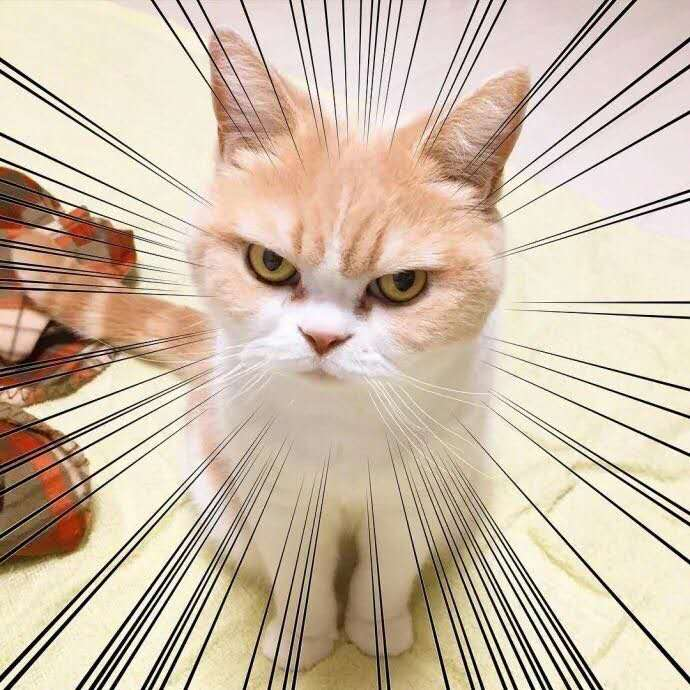
#> input picture CV Assignments/Week1/data/cat.jpg, 690 x 690 px
$ jupyter execute Assignment1.ipynb
#> lines starting #> are read from the running program, lines starting #| are printed output that depends on the picture
## Image Basic Operations

[cell 1]
import random
import numpy as np
import cv2 as cv
from matplotlib import pyplot as plt

[cell 2]
icat = plt.imread('data/cat.jpg')
#> icat is the input picture: shape (690, 690, 3); mean R, G, B 207, 189.8, 170.3
plt.imshow(icat)

[cell 3]
img_gray = cv.imread('data/cat.jpg', 0)
#> img_gray: shape (690, 690); min 0, max 255, mean 192.7

[cell 4]
cv.imshow('cat', img_gray)
key = cv.waitKey(3000)
#> (key Esc is pressed here)
# if key == 27:                     # not work in jupyter notebook (ubuntu 18.0.4)
#     cv.destroyWindow('cat')
cv.destroyAllWindows()

# key =  cv.waitKey(0)
# if key == 27:
#     cv.destroyAllWindows()

[cell 5]
img_gray

[cell 6]
# show image matrix
img_gray.dtype

[cell 7]
# show image data type
img_gray.shape
#> Out = (690, 690)

[cell 8]
# Show image shape: h, w
img_gray.shape
#> Out = (690, 690)

[cell 9]
img = cv.imread('data/cat.jpg')

[cell 10]
cv.imshow('cat', img)
cv.waitKey(3000)
cv.destroyAllWindows()

[cell 11]
img;

[cell 12]
# Show image shape with channels: h, w, c
img.shape
#> Out = (690, 690, 3)

[cell 13]
# Image crop
img_crop = img[50:400,100:600]
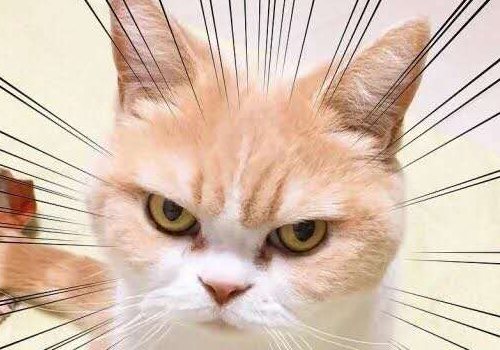
#> img_crop: shape (350, 500, 3); mean B, G, R 179.3, 196.1, 218.4
cv.imshow('img_crop', img_crop)
cv.waitKey(3000)
cv.destroyAllWindows()

[cell 14]
# Color split
B, G, R = cv.split(img)
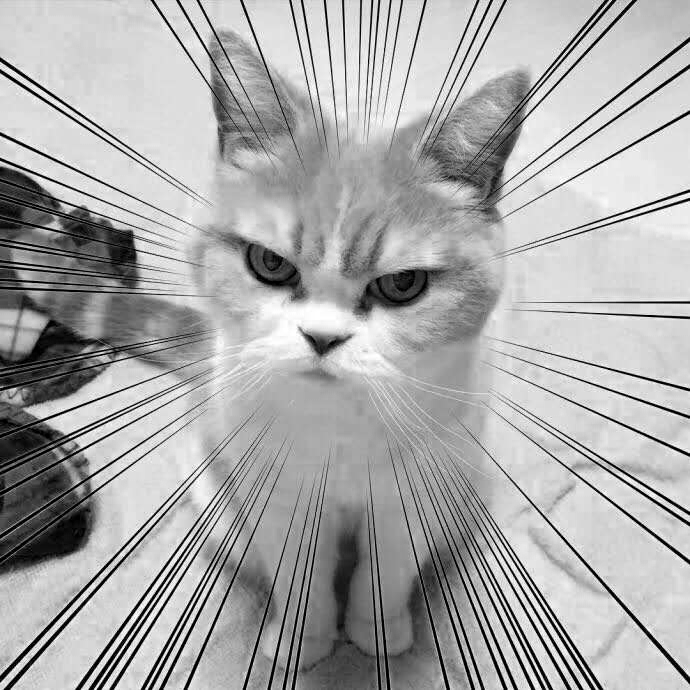
#> B: shape (690, 690); min 0, max 255, mean 170.3
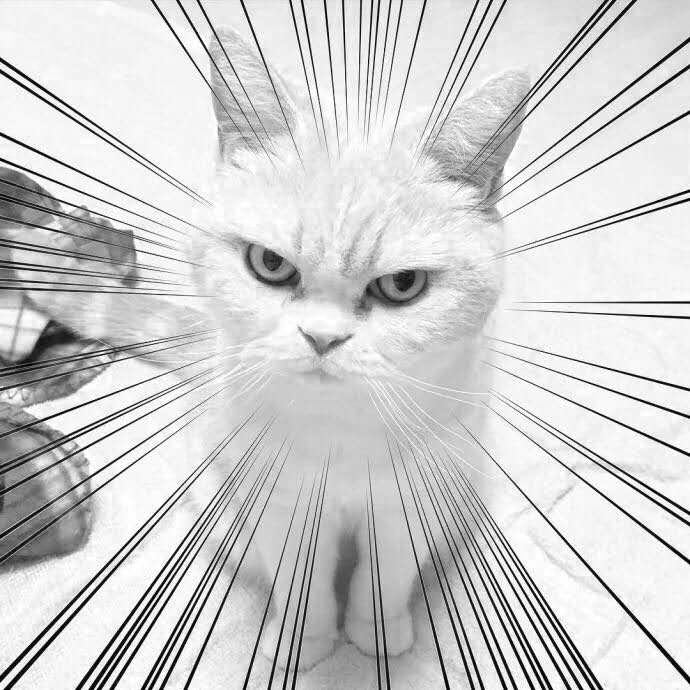
#> R: shape (690, 690); min 0, max 255, mean 207
cv.imshow('B', B)
cv.imshow('G', G)
cv.imshow('R', R)
cv.waitKey(3000)
cv.destroyAllWindows()

[cell 15]
# Change color
def random_light_color(img):
    B, G, R = cv.split(img)

    for i in [B, G, R]:
        rand = random.randint(-50, 50)
        #print(rand)
        if rand == 0:
            pass
        elif rand > 0:
            lim = 255 - rand
            i[i>lim] = 255
            i[i<=lim] = (rand + i[i<=lim]).astype(img.dtype)
        else:
            lim = 0 - rand
            i[i<lim] = 0
            i[i>=lim] = (rand + i[i>=lim]).astype(img.dtype)
#> this loop made 3 passes
#> (rand, lim) on passes 1 to 3: (-1, 1), (47, 208), (3, 252)
    img_merge = cv.merge((B, G, R))
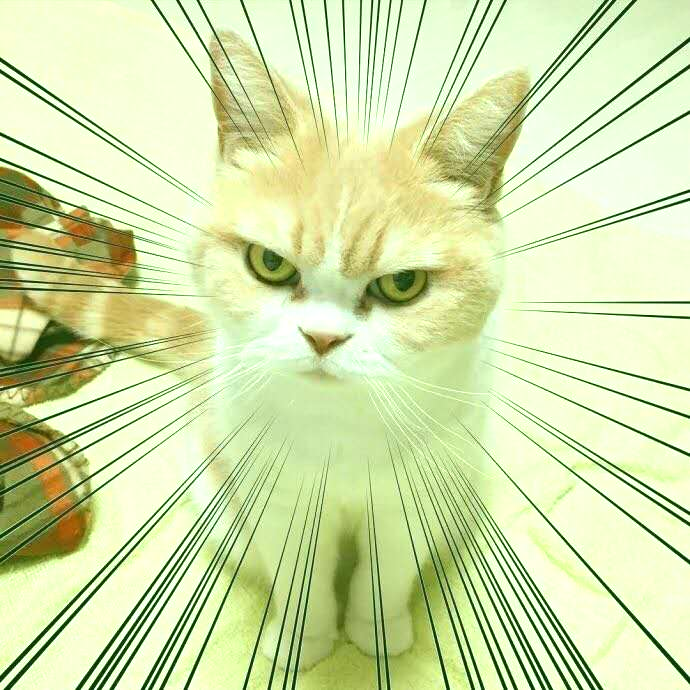
#> img_merge: shape (690, 690, 3); mean B, G, R 169.4, 223.7, 209.9

    return img_merge

img_random_color = random_light_color(img)
cv.imshow('img_random_color', img_random_color)
cv.waitKey(3000)
cv.destroyAllWindows()

[cell 16]
# Gamma correction
def adjust_gamma(img, gamma=1.0):
    """Adjust gamma value."""
#> called with gamma = 2
    inv_gamma = 1.0 / gamma
    table = []
    for i in range(256):
        table.append(((i/255.0)**inv_gamma)*255)
    table = np.array(table).astype('uint8')
    return cv.LUT(img, table)

img_dark = cv.imread('data/cat.jpg')
img_brighter = adjust_gamma(img_dark, 2)
cv.imshow('img_dark', img_dark)
cv.imshow('img_brighter', img_brighter)
cv.waitKey(5000)
cv.destroyAllWindows()

[cell 17]
# Histgram
img_small_brighter = cv.resize(img_brighter,
                               (int(img_brighter.shape[0]*0.5), int(img_brighter.shape[1]*0.5)))
plt.hist(img_brighter.flatten(), 256, [0, 256], color='r')

img_yuv = cv.cvtColor(img_small_brighter, cv.COLOR_BGR2YUV)
#> img_yuv: shape (345, 345, 3); mean of channels 0, 1, 2 216.4, 120.8, 136.3
# Equalize the histogram of the Y channel.
img_yuv[:, :, 0] = cv.equalizeHist(img_yuv[:,:,0])
#> img_yuv: shape (345, 345, 3); mean of channels 0, 1, 2 130.7, 120.8, 136.3
# Convert the YUV image back to RGB format.
img_output = cv.cvtColor(img_yuv, cv.COLOR_YUV2BGR)
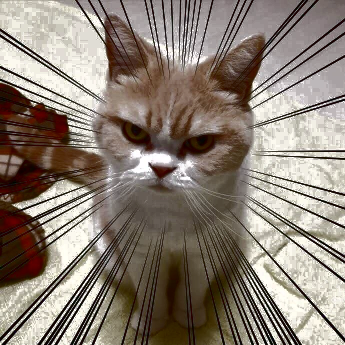
#> img_output: shape (345, 345, 3); mean B, G, R 117.9, 128.8, 140.2

cv.imshow('Color input image', img_small_brighter)
cv.imshow('Histogram equalized', img_output)
cv.waitKey(5000)
cv.destroyAllWindows()
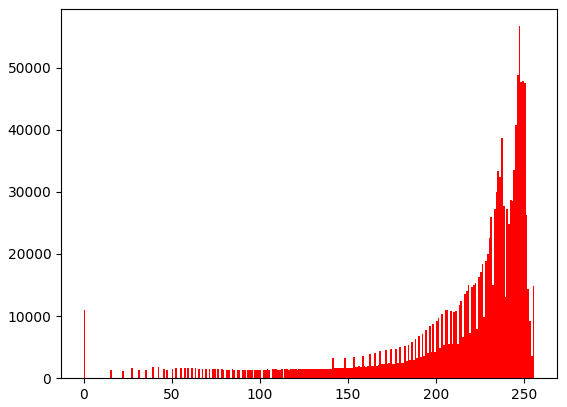
#> figure drawn by matplotlib, 1 panel; tallest bar 56647 high, from x = 247 to 248

[cell 18]
# Rotation
M = cv.getRotationMatrix2D((img.shape[1]/2, img.shape[0]/2), 30, 1)
img_rotate = cv.warpAffine(img, M, (img.shape[1], img.shape[0]))
cv.imshow('rotated cat', img_rotate)
cv.waitKey(5000)
cv.destroyAllWindows()
M

[cell 19]
M[0][2] = M[1][2] = 0
img_rotate2 = cv.warpAffine(img, M, (img.shape[1], img.shape[0]))
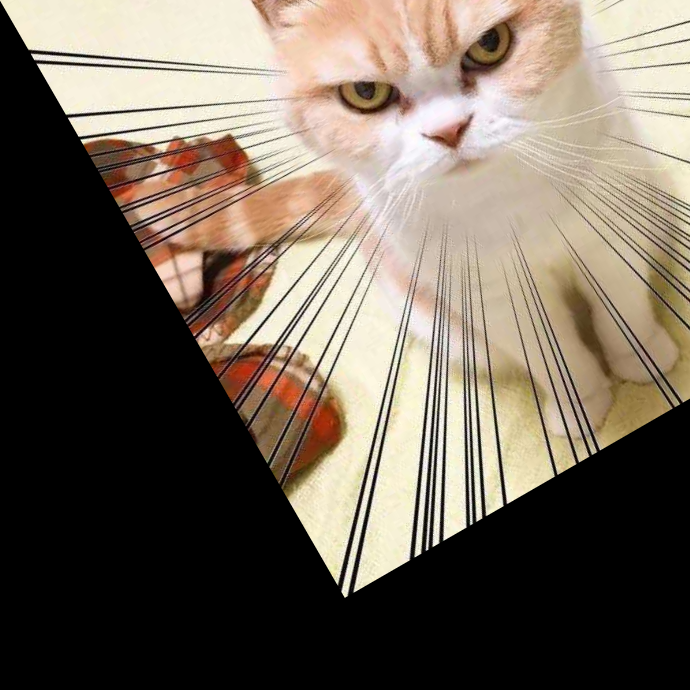
#> img_rotate2: shape (690, 690, 3); mean B, G, R 90.2, 103.1, 114.4
cv.imshow('rotated cat', img_rotate2)
cv.waitKey(5000)
cv.destroyAllWindows()
M
#> Out = [[0.866, 0.5, 0], [-0.5, 0.866, 0]]

[cell 20]
# Scale + rotation + translation = similarity transform
M = cv.getRotationMatrix2D((img.shape[1]/2, img.shape[0]/2), 30, 0.5)  # center, angle, scale
img_rotate = cv.warpAffine(img, M, (img.shape[1], img.shape[0]))
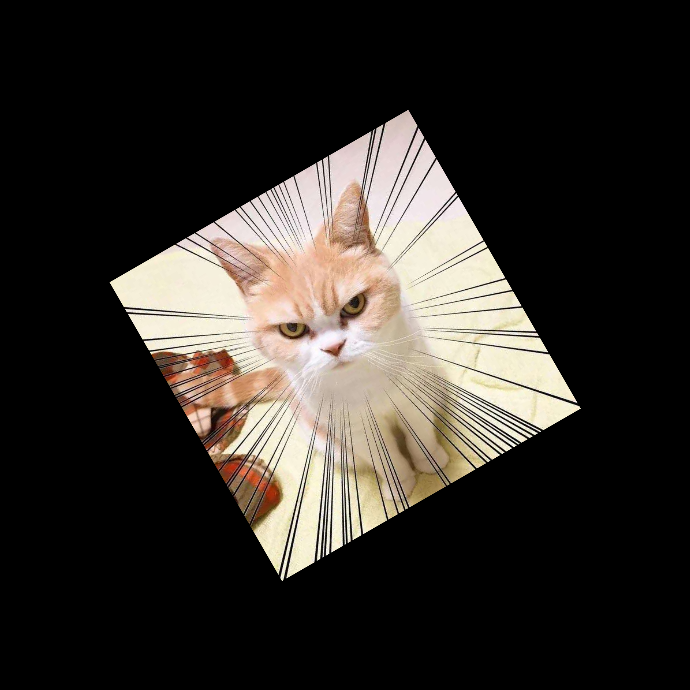
#> img_rotate: shape (690, 690, 3); mean B, G, R 42.6, 47.4, 51.8
cv.imshow('rotated cat', img_rotate)
cv.waitKey(5000)
cv.destroyAllWindows()
M

[cell 21]
# Affine Transform
rows, cols, ch = img.shape
#> rows = 690; cols = 690
pts1 = np.float32([[0, 0], [cols-1, 0], [0, rows-1]])
pts2 = np.float32([[cols * 0.2, rows * 0.1], [cols * 0.9, rows * 0.2], [cols * 0.1, rows * 0.9]])

M = cv.getAffineTransform(pts1, pts2)
dst = cv.warpAffine(img, M, (cols, rows))
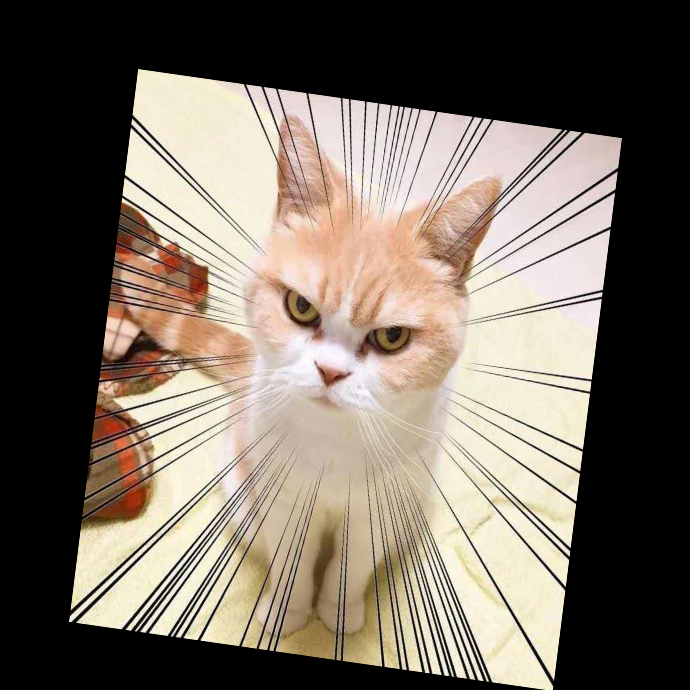
#> dst: shape (690, 690, 3); mean B, G, R 97.4, 108.5, 118.3
cv.imshow('Affine cat', dst)
cv.waitKey(5000)
cv.destroyAllWindows()

[cell 22]
# Perspective transform
def random_warp(img, row, col):

#> called with row = 690, col = 690
    height, width, channels = img.shape
    random_margin = 60
    x1 = random.randint(-random_margin, random_margin)
    y1 = random.randint(-random_margin, random_margin)
    x2 = random.randint(width - random_margin - 1, width - 1)
    y2 = random.randint(-random_margin, random_margin)
    x3 = random.randint(width - random_margin - 1, width - 1)
    y3 = random.randint(height - random_margin - 1, height - 1)
    x4 = random.randint(-random_margin, random_margin)
    y4 = random.randint(height - random_margin - 1, height - 1)

    dx1 = random.randint(-random_margin, random_margin)
    dy1 = random.randint(-random_margin, random_margin)
    dx2 = random.randint(width - random_margin - 1, width - 1)
    dy2 = random.randint(-random_margin, random_margin)
    dx3 = random.randint(width - random_margin - 1, width - 1)
    dy3 = random.randint(height - random_margin - 1, height - 1)
    dx4 = random.randint(-random_margin, random_margin)
    dy4 = random.randint(height - random_margin - 1, height - 1)

    pts1 = np.float32([[x1, y1], [x2, y2], [x3, y3], [x4, y4]])
    pts2 = np.float32([[dx1, dy1], [dx2, dy2], [dx3, dy3], [dx4, dy4]])
    M_warp = cv.getPerspectiveTransform(pts1, pts2)
    img_warp = cv.warpPerspective(img, M_warp, (width, height))
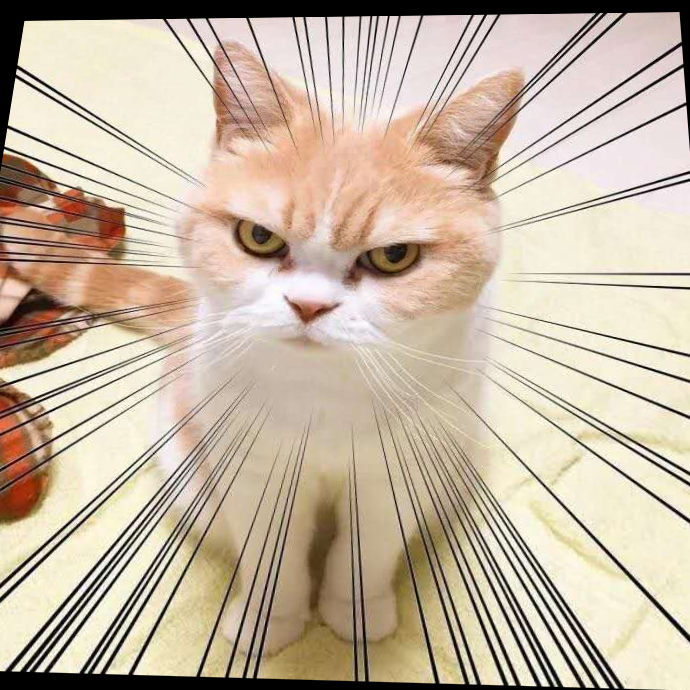
#> img_warp: shape (690, 690, 3); mean B, G, R 162.5, 181.8, 197.6

    return M_warp, img_warp

M_warp, img_warp = random_warp(img, img.shape[0], img.shape[1])
#> M_warp = [[0.91, -0.128, 24.35], [-0.0133, 0.757, 20.72], [-5.82e-05, -0.000273, 1]]
cv.imshow('warp cat', img_warp)
cv.waitKey(5000)
cv.destroyAllWindows()
